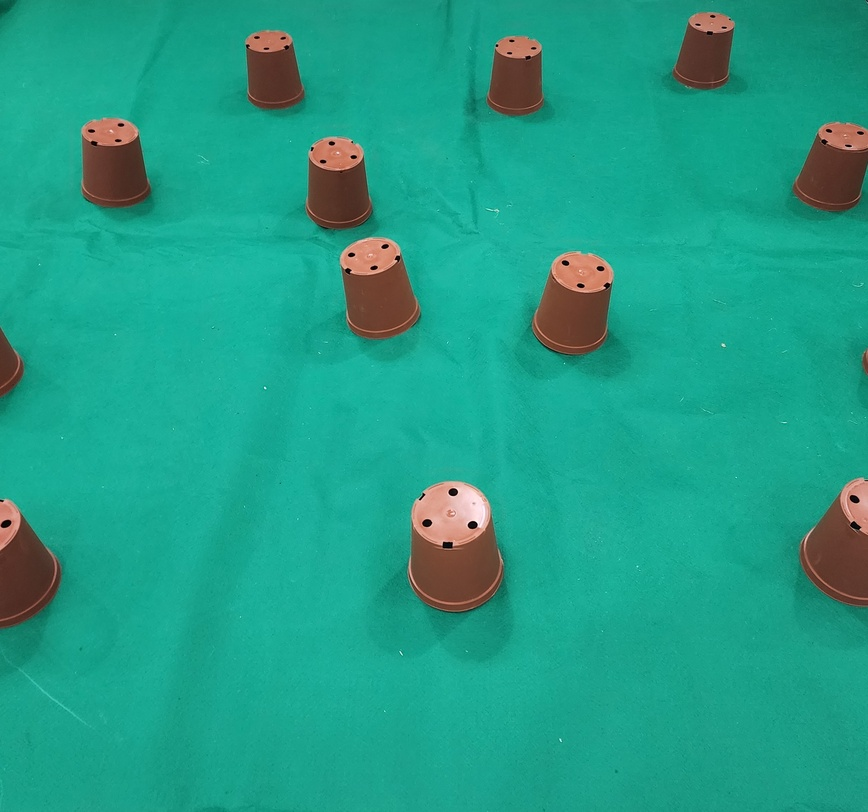
#> input picture Bild1.jpg, 868 x 812 px, shrunk from 2422 x 2266 before the run
$ python video_detection_app.py
#> lines starting #> are read from the running program, lines starting #| are printed output that depends on the picture; after the words box and inside, x2 and y2 are one past the last pixel; in counts of white or black regions, pixels touching at a corner belong together
import cv2
import numpy as np
import matplotlib.pyplot as plt

# Schritt 1: Bild einlesen
image = cv2.imread('Bild1.jpg')
#> image is the input picture: shape (812, 868, 3); mean B, G, R 135.2, 157.9, 32.6

# Schritt 2: Blur (Weichzeichnung)
blurred_image = cv2.GaussianBlur(image, (5, 5), 0)

# Schritt 3: Color Based Segmentation (Farbsegmentierung)
hsv_image = cv2.cvtColor(blurred_image, cv2.COLOR_BGR2HSV)
#> hsv_image: shape (812, 868, 3); mean H, S, V 78.6, 209.1, 161.4
lower_brown = np.array([5, 10, 10]) #230, 189, 168
upper_brown = np.array([30, 255, 255]) #18, 188, 42
mask = cv2.inRange(hsv_image, lower_brown, upper_brown)
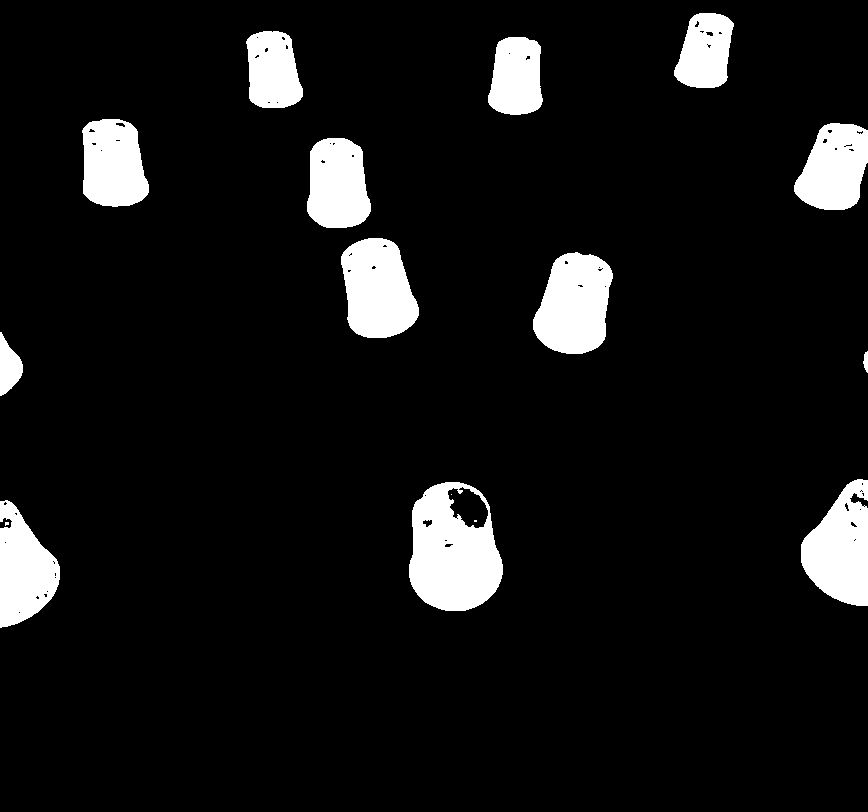
#> mask: shape (812, 868); 8.1% white; 16 white regions (3 under 20 px)
color_segmented_image = cv2.bitwise_and(blurred_image, blurred_image, mask=mask)
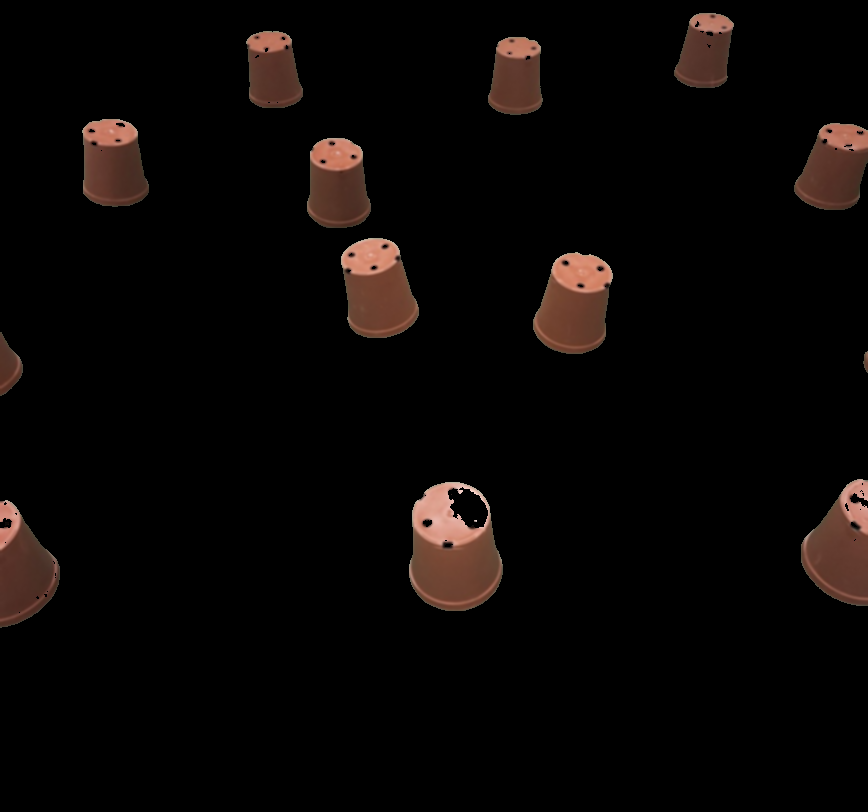
#> color_segmented_image: shape (812, 868, 3); mean B, G, R 5.2, 6.4, 9.8

# Schritt 4: Grayscale (Umwandlung in Graustufen)
gray_image = cv2.cvtColor(color_segmented_image, cv2.COLOR_BGR2GRAY)
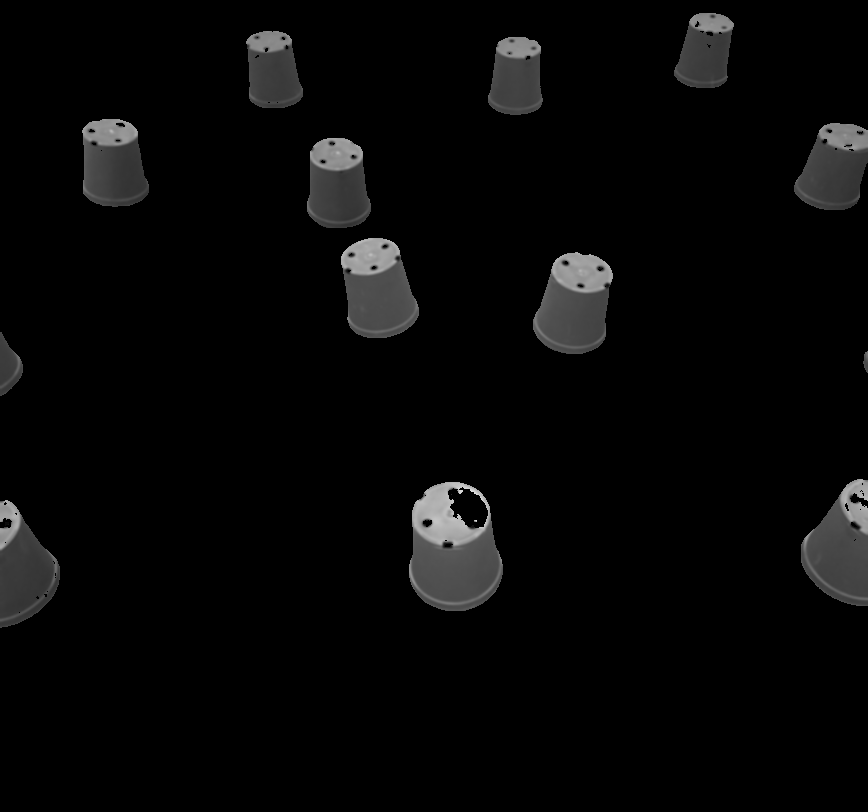
#> gray_image: shape (812, 868); min 0, max 227, mean 7.3

# Schritt 5: Morphological Filtering (Morphologische Filterung)
kernel = np.ones((5, 5), np.uint8)
morph_filtered_image = cv2.morphologyEx(gray_image, cv2.MORPH_OPEN, kernel)

# Schritt 6: Object Filtering
contours, _ = cv2.findContours(morph_filtered_image, cv2.RETR_EXTERNAL, cv2.CHAIN_APPROX_SIMPLE)
#> contours = 13 contours; largest, box (x1, y1, x2, y2) and area: (409, 482, 503, 611) 8208, (533, 253, 613, 354) 6000, (341, 238, 419, 338) 5808, (801, 479, 868, 606) 5677, (0, 501, 60, 627) 4784

# Liste zur Speicherung der Objektskoordinaten
object_coordinates = []

# Zeichnen der Konturen, Kreise und Kreuzes auf dem Originalbild
for i, contour in enumerate(contours):
    area = cv2.contourArea(contour)
    if area > 500:  # Größe der Kontur als Filterkriterium
        x, y, w, h = cv2.boundingRect(contour)
        cX = x + w // 2
        cY = y + h // 2
        radius = int(max(w, h) / 2)
        # Zeichne einen Kreis um das erkannte Objekt
        cv2.circle(image, (cX, cY), radius, (0, 255, 255), 2)  # Gelber Kreis
        # Zeichne ein Kreuz im Mittelpunkt des Kreises
        cv2.drawMarker(image, (cX, cY), (0, 0, 255), markerType=cv2.MARKER_CROSS, markerSize=10, thickness=2)
        # Füge die Position als Text hinzu, inkl. der Objektnummer
        font_scale = 1  # Schriftgröße experimentell angepasst
        font_thickness = 2
        text = f'{i+1}: ({cX}, {cY})'
        (text_width, text_height), _ = cv2.getTextSize(text, cv2.FONT_HERSHEY_SIMPLEX, font_scale, font_thickness)
        # Berechne die Position für den Text (unterhalb des Mittelpunkts)
        text_x = cX + 10
        text_y = cY + radius + text_height + 10  # Unterhalb des Kreises
        cv2.putText(image, text, (text_x, text_y), cv2.FONT_HERSHEY_SIMPLEX, font_scale, (0, 255, 0), font_thickness)
        object_coordinates.append((cX, cY))
#> this loop made 13 passes
#> (area, x, y, w, h, cX, cY, radius) on passes 1, 2, 3, 5, 6, 7, 8, 9, 10, 11, 12, 13: (4784, 0, 501, 60, 126, 30, 564, 63), (8207.5, 409, 482, 94, 129, 456, 546, 64), (5677, 801, 479, 67, 127, 834, 542, 63), (840.5, 0, 334, 23, 61, 11, 364, 30), (5999.5, 533, 253, 80, 101, 573, 303, 50), (5807.5, 341, 238, 78, 100, 380, 288, 50), (4624, 307, 138, 64, 90, 339, 183, 45), (4652, 794, 123, 74, 87, 831, 166, 43), (4649, 83, 119, 66, 88, 116, 163, 44), (3416, 488, 37, 54, 78, 515, 76, 39), (3366.5, 247, 31, 56, 77, 275, 69, 38), (3284.5, 674, 13, 59, 75, 703, 50, 37)
#> area on pass 4: 48
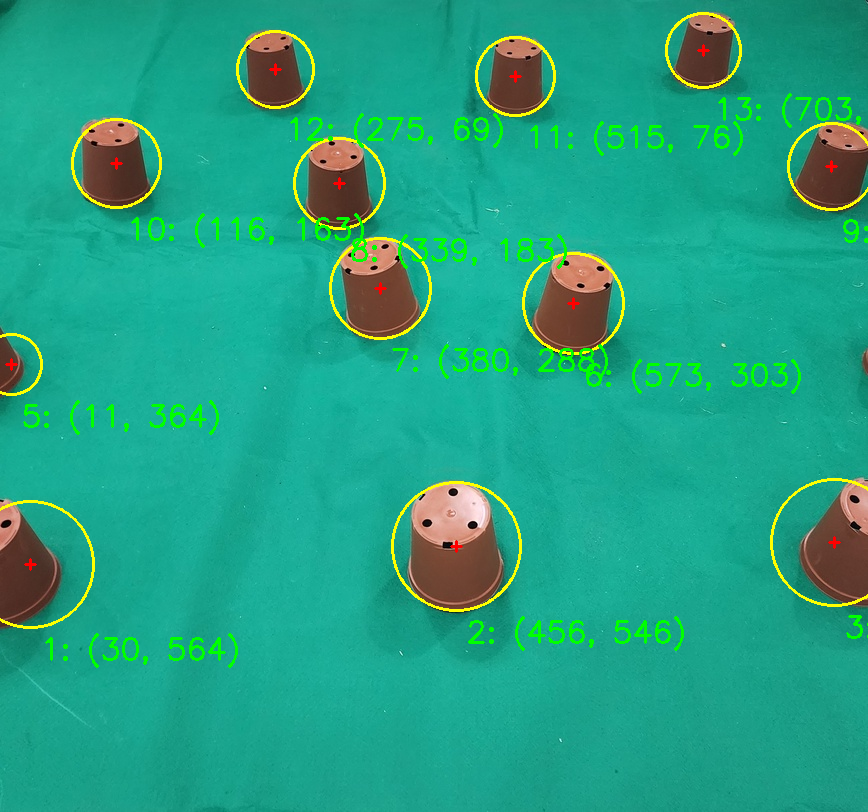
#> image: shape (812, 868, 3); 3.29% of pixels changed, all inside (x1, y1, x2, y2) = (0, 12, 868, 668)
#> after the loop, object_coordinates = [(30, 564), (456, 546), (834, 542), (11, 364), (573, 303), (380, 288), (339, 183), (831, 166), (116, 163), (515, 76), (275, 69), (703, 50)]
